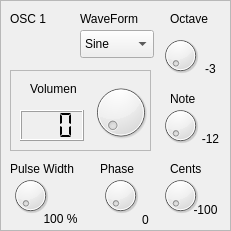
    <widget class="QFrame" name="frame_6">
     <property name="geometry">
      <rect>
       <x>0</x>
       <y>260</y>
       <width>231</width>
       <height>231</height>
      </rect>
     </property>
     <property name="frameShape">
      <enum>QFrame::StyledPanel</enum>
     </property>
     <property name="frameShadow">
      <enum>QFrame::Raised</enum>
     </property>
     <widget class="QLabel" name="label_13">
      <property name="geometry">
       <rect>
        <x>10</x>
        <y>10</y>
        <width>59</width>
        <height>18</height>
       </rect>
      </property>
      <property name="text">
       <string>OSC 1</string>
      </property>
     </widget>
     <widget class="QComboBox" name="comboBox_OSC1Waveform">
      <property name="geometry">
       <rect>
        <x>80</x>
        <y>30</y>
        <width>74</width>
        <height>28</height>
       </rect>
      </property>
      <item>
       <property name="text">
        <string>Sine</string>
       </property>
      </item>
      <item>
       <property name="text">
        <string>Saw</string>
       </property>
      </item>
      <item>
       <property name="text">
        <string>Saw-R</string>
       </property>
      </item>
      <item>
       <property name="text">
        <string>Sqare</string>
       </property>
      </item>
      <item>
       <property name="text">
        <string>Triangle</string>
       </property>
      </item>
      <item>
       <property name="text">
        <string>Pulse</string>
       </property>
      </item>
      <item>
       <property name="text">
        <string>AKWF1</string>
       </property>
      </item>
      <item>
       <property name="text">
        <string>AKWF2</string>
       </property>
      </item>
      <item>
       <property name="text">
        <string>AKWF3</string>
       </property>
      </item>
      <item>
       <property name="text">
        <string>AKWF4</string>
       </property>
      </item>
      <item>
       <property name="text">
        <string>AKWF5</string>
       </property>
      </item>
      <item>
       <property name="text">
        <string>AKWF6</string>
       </property>
      </item>
      <item>
       <property name="text">
        <string>AKWF7</string>
       </property>
      </item>
      <item>
       <property name="text">
        <string>AKWF8</string>
       </property>
      </item>
      <item>
       <property name="text">
        <string>AKWF9</string>
       </property>
      </item>
      <item>
       <property name="text">
        <string>AKWF10</string>
       </property>
      </item>
     </widget>
     <widget class="QDial" name="dial_5OSC1_PulseWide">
      <property name="geometry">
       <rect>
        <x>10</x>
        <y>170</y>
        <width>41</width>
        <height>51</height>
       </rect>
      </property>
      <property name="maximum">
       <number>127</number>
      </property>
     </widget>
     <widget class="QLabel" name="label_22">
      <property name="geometry">
       <rect>
        <x>10</x>
        <y>160</y>
        <width>81</width>
        <height>18</height>
       </rect>
      </property>
      <property name="text">
       <string>Pulse Width</string>
      </property>
     </widget>
     <widget class="QLabel" name="label_23OSC1_PulseWide">
      <property name="geometry">
       <rect>
        <x>40</x>
        <y>210</y>
        <width>41</width>
        <height>18</height>
       </rect>
      </property>
      <property name="text">
       <string>100 %</string>
      </property>
      <property name="alignment">
       <set>Qt::AlignCenter</set>
      </property>
     </widget>
     <widget class="QFrame" name="frame_7">
      <property name="geometry">
       <rect>
        <x>10</x>
        <y>70</y>
        <width>141</width>
        <height>81</height>
       </rect>
      </property>
      <property name="frameShape">
       <enum>QFrame::StyledPanel</enum>
      </property>
      <property name="frameShadow">
       <enum>QFrame::Raised</enum>
      </property>
      <widget class="QLCDNumber" name="lcdNumber_9OSC1Volume">
       <property name="geometry">
        <rect>
         <x>10</x>
         <y>40</y>
         <width>64</width>
         <height>31</height>
        </rect>
       </property>
       <property name="digitCount">
        <number>3</number>
       </property>
       <property name="segmentStyle">
        <enum>QLCDNumber::Flat</enum>
       </property>
      </widget>
      <widget class="QLabel" name="label_15">
       <property name="geometry">
        <rect>
         <x>20</x>
         <y>10</y>
         <width>59</width>
         <height>18</height>
        </rect>
       </property>
       <property name="text">
        <string>Volumen</string>
       </property>
      </widget>
      <widget class="QDial" name="dialOSC1Volume">
       <property name="geometry">
        <rect>
         <x>80</x>
         <y>10</y>
         <width>61</width>
         <height>64</height>
        </rect>
       </property>
       <property name="maximum">
        <number>127</number>
       </property>
      </widget>
     </widget>
     <widget class="QLabel" name="label_16OSC1Octave">
      <property name="geometry">
       <rect>
        <x>200</x>
        <y>60</y>
        <width>21</width>
        <height>18</height>
       </rect>
      </property>
      <property name="text">
       <string>-3</string>
      </property>
      <property name="alignment">
       <set>Qt::AlignCenter</set>
      </property>
     </widget>
     <widget class="QDial" name="dial_2OSC1Octave">
      <property name="geometry">
       <rect>
        <x>160</x>
        <y>30</y>
        <width>41</width>
        <height>51</height>
       </rect>
      </property>
      <property name="minimum">
       <number>0</number>
      </property>
      <property name="maximum">
       <number>8</number>
      </property>
     </widget>
     <widget class="QLabel" name="label_17OSC1Note">
      <property name="geometry">
       <rect>
        <x>200</x>
        <y>130</y>
        <width>21</width>
        <height>18</height>
       </rect>
      </property>
      <property name="text">
       <string>-12</string>
      </property>
      <property name="alignment">
       <set>Qt::AlignCenter</set>
      </property>
     </widget>
     <widget class="QLabel" name="label_18OSC1Cents">
      <property name="geometry">
       <rect>
        <x>190</x>
        <y>200</y>
        <width>31</width>
        <height>20</height>
       </rect>
      </property>
      <property name="text">
       <string>-100</string>
      </property>
      <property name="alignment">
       <set>Qt::AlignCenter</set>
      </property>
     </widget>
     <widget class="QDial" name="dial_3OSC1Note">
      <property name="geometry">
       <rect>
        <x>160</x>
        <y>100</y>
        <width>41</width>
        <height>51</height>
       </rect>
      </property>
      <property name="minimum">
       <number>0</number>
      </property>
      <property name="maximum">
       <number>24</number>
      </property>
     </widget>
     <widget class="QLabel" name="label_19">
      <property name="geometry">
       <rect>
        <x>170</x>
        <y>10</y>
        <width>41</width>
        <height>18</height>
       </rect>
      </property>
      <property name="text">
       <string>Octave</string>
      </property>
     </widget>
     <widget class="QLabel" name="label_14">
      <property name="geometry">
       <rect>
        <x>80</x>
        <y>10</y>
        <width>71</width>
        <height>18</height>
       </rect>
      </property>
      <property name="text">
       <string>WaveForm</string>
      </property>
     </widget>
     <widget class="QLabel" name="label_21">
      <property name="geometry">
       <rect>
        <x>170</x>
        <y>160</y>
        <width>41</width>
        <height>18</height>
       </rect>
      </property>
      <property name="text">
       <string>Cents</string>
      </property>
     </widget>
     <widget class="QDial" name="dial_4OSC1Cents">
      <property name="geometry">
       <rect>
        <x>160</x>
        <y>170</y>
        <width>41</width>
        <height>51</height>
       </rect>
      </property>
      <property name="maximum">
       <number>24</number>
      </property>
     </widget>
     <widget class="QLabel" name="label_20">
      <property name="geometry">
       <rect>
        <x>170</x>
        <y>90</y>
        <width>31</width>
        <height>18</height>
       </rect>
      </property>
      <property name="text">
       <string>Note</string>
      </property>
     </widget>
     <widget class="QLabel" name="label_87">
      <property name="geometry">
       <rect>
        <x>100</x>
        <y>160</y>
        <width>41</width>
        <height>18</height>
       </rect>
      </property>
      <property name="text">
       <string>Phase</string>
      </property>
     </widget>
     <widget class="QDial" name="dial_5OSC1_Phase">
      <property name="geometry">
       <rect>
        <x>100</x>
        <y>170</y>
        <width>41</width>
        <height>51</height>
       </rect>
      </property>
      <property name="maximum">
       <number>127</number>
      </property>
     </widget>
     <widget class="QLabel" name="label_18OSC1Phase">
      <property name="geometry">
       <rect>
        <x>130</x>
        <y>210</y>
        <width>31</width>
        <height>20</height>
       </rect>
      </property>
      <property name="text">
       <string>0</string>
      </property>
      <property name="alignment">
       <set>Qt::AlignCenter</set>
      </property>
     </widget>
    </widget>
